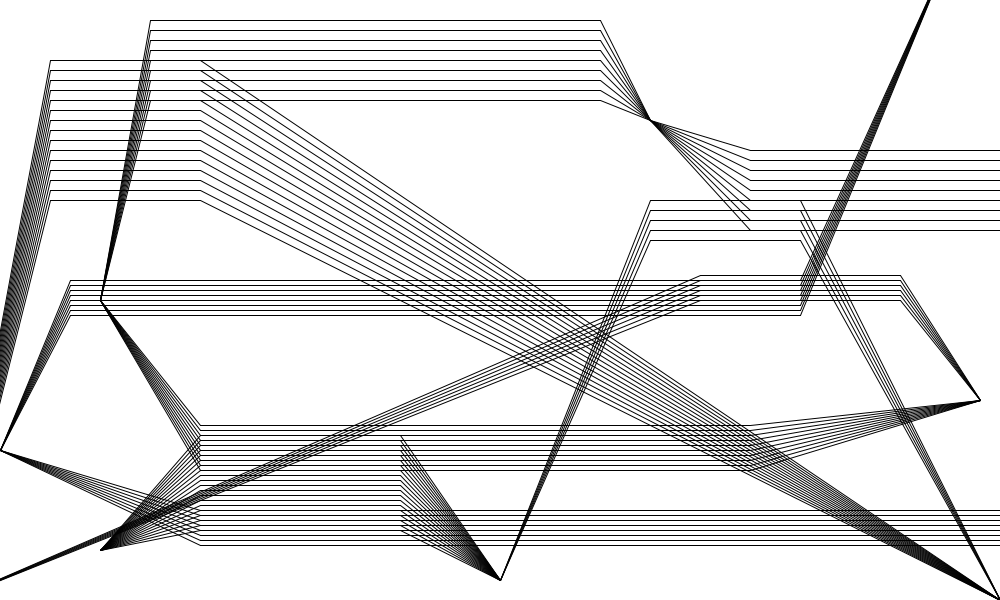
Frame 1 (no input)
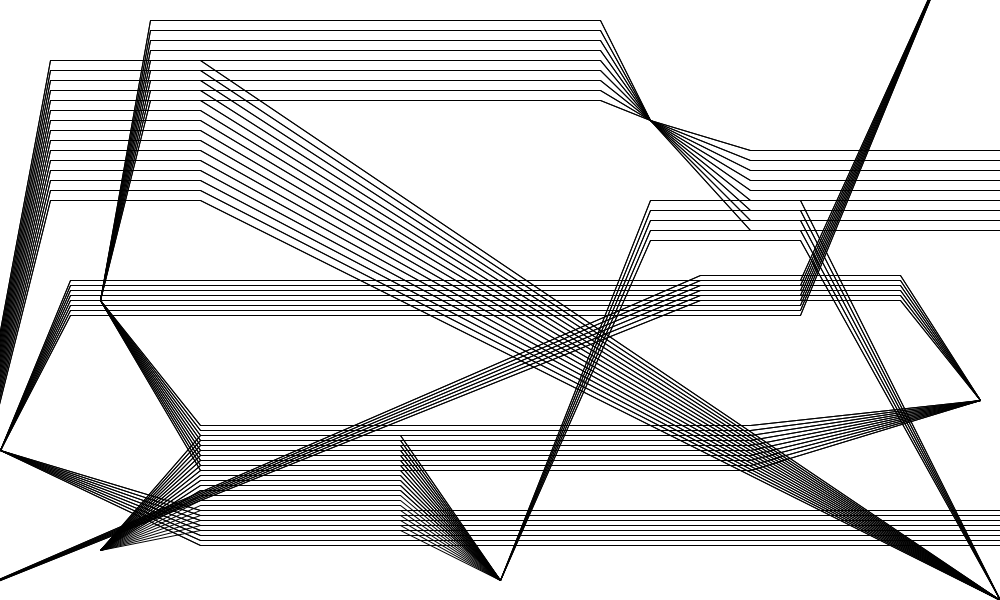
Frame 2 (the mouse pressed at the canvas centre, redrawn once)

The Processing sketch that drew these frames (run headless with seeded random() and noise(); the mouse was pressed at the canvas centre and the sketch redrawn once):

// Processing sketch: processing_129406
// ── processing_129406.pde

int x=0;
//int y=0;
//int z=0;
//int a=0;
//int b=0;

void setup(){
  size(1000,600);
  background(255);
  noLoop();
}

void draw(){
  while( x < 100){
    line(100,550,200,530-x);
    line(200,530-x,400,530-x);
    line(400,530-x,500,580);
    x=x+5;
    
    }
    x=0;
  while( x < 50){
  line(500,580,650,200+x);
  line(650,200+x,800,200+x);
  line(800,200+x,1000,600);  
 x=x+10;
  } 
  x=0;
  while( x < 150){
    line(1000,600,200,200-x);
    line(200,200-x,50,200-x);
    line(-50,600,50,200-x);
    x=x+10;
    
  }
  x=0;
  while( x < 30){
    line(-50,600,700,300-x);
    line(700,300-x,900,300-x);
    line(900,300-x,980,400);
    x=x+5;
    

}
x=0;
  while(x < 50){
    line(980,400,750,470-x);
    line(750,470-x,200,470-x);
    line(200,470-x, 100,300);
    x=x+5;
}
x=0;
  while(x < 90){
    line(100,300,150,100-x);
    line(150,100-x,600,100-x);
    line(600,100-x,650,120);
    line(650,120,750,230-x);
    line(750,230-x,1200,230-x);
    x=x+10;
}
x=0;
  while(x < 40){
    line(950,-50,800,280+x);
    line(800,280+x,70,280+x);
    line(70,280+x,0,450);
    line(0,450,200,510+x);
    line(200,510+x,1100,510+x);
    x=x+5;
}
}
